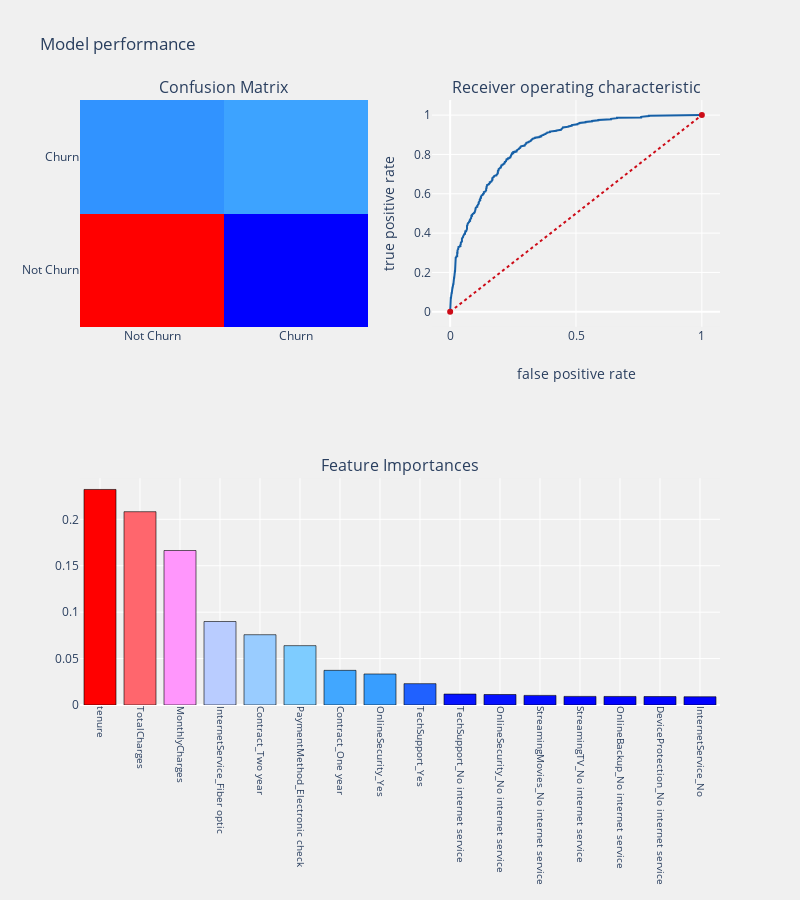

The notebook cell this image was saved under:
### Code cell
from sklearn.ensemble import RandomForestClassifier
random_forest = RandomForestClassifier(n_estimators = 1000, criterion = 'gini', random_state = 0,max_depth = 9)

prediction(random_forest,X_train, X_test, y_train, y_test,cols,"features",threshold_plot = True)

### Figure 1 — Plotly figure (JSON) as saved in the notebook; plotly's stock layout.template omitted (floating-point values rounded to 4 significant figures; data arrays with more than 128 entries replaced by an {"elided": "..."} marker saying what was removed)
{"data": [{"colorscale": [[0, "rgb(0,0,255)"], [0.1, "rgb(51,153,255)"], [0.2, "rgb(102,204,255)"], [0.3, "rgb(153,204,255)"], [0.4, "rgb(204,204,255)"], [0.5, "rgb(255,255,255)"], [0.6, "rgb(255,204,255)"], [0.7, "rgb(255,153,255)"], [0.8, "rgb(255,102,204)"], [0.9, "rgb(255,102,102)"], [1, "rgb(255,0,0)"]], "name": "matrix", "showscale": false, "type": "heatmap", "x": ["Not Churn", "Churn"], "xaxis": "x", "y": ["Not Churn", "Churn"], "yaxis": "y", "z": [[1384, 155], [273, 301]]}, {"line": {"color": "rgb(22, 96, 167)", "width": 2}, "name": "Roc : 0.7118377470324411", "type": "scatter", "x": {"elided": "640 float values"}, "xaxis": "x2", "y": {"elided": "640 float values"}, "yaxis": "y2"}, {"line": {"color": "rgb(205, 12, 24)", "dash": "dot", "width": 2}, "type": "scatter", "x": [0, 1], "xaxis": "x2", "y": [0, 1], "yaxis": "y2"}, {"marker": {"color": [0.2322, 0.2082, 0.1664, 0.08994, 0.07572, 0.06394, 0.03732, 0.0334, 0.02298, 0.01176, 0.0113, 0.01035, 0.009271, 0.009213, 0.009101, 0.008866], "colorscale": [[0, "rgb(0,0,255)"], [0.1, "rgb(51,153,255)"], [0.2, "rgb(102,204,255)"], [0.3, "rgb(153,204,255)"], [0.4, "rgb(204,204,255)"], [0.5, "rgb(255,255,255)"], [0.6, "rgb(255,204,255)"], [0.7, "rgb(255,153,255)"], [0.8, "rgb(255,102,204)"], [0.9, "rgb(255,102,102)"], [1, "rgb(255,0,0)"]], "line": {"color": "black", "width": 0.6}}, "name": "coefficients", "type": "bar", "x": ["tenure", "TotalCharges", "MonthlyCharges", "InternetService_Fiber optic", "Contract_Two year", "PaymentMethod_Electronic check", "Contract_One year", "OnlineSecurity_Yes", "TechSupport_Yes", "TechSupport_No internet service", "OnlineSecurity_No internet service", "StreamingMovies_No internet service", "StreamingTV_No internet service", "OnlineBackup_No internet service", "DeviceProtection_No internet service", "InternetService_No"], "xaxis": "x3", "y": [0.2322, 0.2082, 0.1664, 0.08994, 0.07572, 0.06394, 0.03732, 0.0334, 0.02298, 0.01176, 0.0113, 0.01035, 0.009271, 0.009213, 0.009101, 0.008866], "yaxis": "y3"}], "layout": {"annotations": [{"font": {"size": 16}, "showarrow": false, "text": "Confusion Matrix", "x": 0.225, "xanchor": "center", "xref": "paper", "y": 1, "yanchor": "bottom", "yref": "paper"}, {"font": {"size": 16}, "showarrow": false, "text": "Receiver operating characteristic", "x": 0.775, "xanchor": "center", "xref": "paper", "y": 1, "yanchor": "bottom", "yref": "paper"}, {"font": {"size": 16}, "showarrow": false, "text": "Feature Importances", "x": 0.5, "xanchor": "center", "xref": "paper", "y": 0.375, "yanchor": "bottom", "yref": "paper"}], "autosize": false, "height": 900, "margin": {"b": 195}, "paper_bgcolor": "rgba(240,240,240, 0.95)", "plot_bgcolor": "rgba(240,240,240, 0.95)", "showlegend": false, "title": {"text": "Model performance"}, "width": 800, "xaxis": {"anchor": "y", "domain": [0, 0.45]}, "xaxis2": {"anchor": "y2", "domain": [0.55, 1], "title": {"text": "false positive rate"}}, "xaxis3": {"anchor": "y3", "domain": [0, 1], "showgrid": true, "tickangle": 90, "tickfont": {"size": 10}}, "yaxis": {"anchor": "x", "domain": [0.625, 1]}, "yaxis2": {"anchor": "x2", "domain": [0.625, 1], "title": {"text": "true positive rate"}}, "yaxis3": {"anchor": "x3", "domain": [0, 0.375]}}}
